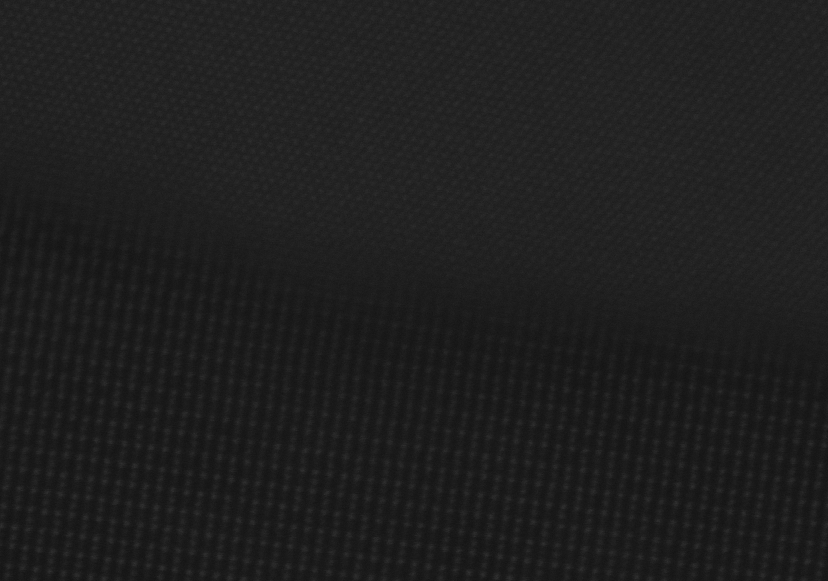
#> input picture test data/HAADF-test.tiff, 828 x 581 px
$ python -i filters.py   (imports and definitions only)
#> lines starting #> are read from the running program, lines starting #| are printed output that depends on the picture
import numpy as np
from scipy.fft import fft2, fftshift, ifftshift, ifft2
from scipy.signal import medfilt2d
from numba import njit, prange
import warnings

# Crop the input images if they are not square
# [11 lines left out: function crop_to_square, not called in this run]

def pad_to_square(img):
    '''
    Pad the input images to be square by adding zeros on the right and bottom sides
    '''
    # Get current dimensions
    rows, cols = img.shape

    # Determine the maximum dimension
    max_dim = max(rows, cols)

    # Calculate padding for rows and columns
    row_padding = max_dim - rows
    col_padding = max_dim - cols

    # Apply padding using np.pad()
    # Pad bottom for rows, and right for columns
    padded_arr = np.pad(img, ((0, row_padding), (0, col_padding)), mode='constant', constant_values=0)

    return padded_arr


# For radial integration, convert image indices to polar coordinates
def img_to_polar(img):
    # Feed an image array, generate a polar indices array
    y, x = np.indices(img.shape)
    center = img.shape[0] // 2, img.shape[1] // 2
    x = x - center[0]
    y = y - center[1]
    rho = np.hypot(y, x) # calculate sqrt(x**2 + y**2)
    #rho = rho.astype(int) # Convert rho to int for simplicity
    #phi = np.arctan2(y, x) # Don't need this
    return rho # rho is the radial distance

# Gaussian low pass filter
# [78 lines left out: functions gaussian_lowpass, bw_lowpass, not called in this run]

# Radial integration
def radial_integration(img, bin=1, return_masks = False):
    # Get the polar indices array
    r = img_to_polar(img)

    r_max = np.max(r)
    # Get the bin indices for each pixel
    bins = np.arange(0, r_max+bin, bin)
    bin_indices = np.digitize(r, bins) - 1
    bins = bins[:img.shape[0]//2] # Limit the bins to half the image size
    # Sum values in each bin
    radial_profile = np.bincount(bin_indices.flatten(), weights=img.flatten(), minlength=len(bins))
    radial_profile = radial_profile[:len(bins)-1]


    # # Sum the image values within each bin
    # radial_profile = np.array([img[bin_indices == i].mean() for i in range(len(bins)-1)])

    if return_masks:
        # Create masks for each bin
        bin_range = np.arange(len(bins)-1)
        masks = (bin_indices == bin_range[:, None, None])
        # masks = np.zeros((len(bins)-1, img.shape[0], img.shape[1]), dtype=bool)
        # for i in range(len(bins)-1):
        #     masks[i][bin_indices == i] = True
        return bins[:-1], radial_profile, masks
    else:
        return bins[:-1], radial_profile


# Function to get an averaged background from a real-space HR image

def get_avg_background(img, delta=5):
    """
    img: 2D array of real-space HR image data
    delta: a threashold for background averaging
    """
    # Get the polar indices array
    #r = img_to_polar(img)
    y, x = np.indices(img.shape)
    center = (img.shape[0] + 1) / 2, (img.shape[1] +1 ) / 2
    x = x - center[0]
    y = y - center[1]
    r = np.hypot(y, x)

    # Get a Butterworth filter on image to remove the edge effect
    noedgebw = 1/(1+0.414*(r/(0.4 * r.shape[0]))**(2*12))
    noedgeimg = img * noedgebw
    f_noedge = fftshift(fft2(noedgeimg))
    # Light filter the FFT for processing
    f_mag = medfilt2d(np.abs(f_noedge),kernel_size=5)

    # Get the radial integration and masks

    _, f_mean, masks = radial_integration(f_mag, return_masks=True)

    f_mag = remove_peaks_bin(f_mag, masks, f_mean, delta=delta)

    return f_mag


@njit(parallel=True, fastmath=True)
def remove_peaks_bin(img, masks, means, delta=5):
    """
    Optimized version that pre-extracts ROI coordinates for faster iteration.
    """
    delta_factor = 1.0 + delta / 100.0
    img_out = img.copy()

    for i in prange(len(means)):
        if means[i] <= 0:
            continue

        mask = masks[i]
        mean_val = means[i] * delta_factor
        diff_pc = np.inf
        iter_count = 0
        max_iter = 100

        # Extract ROI data
        roi = []
        roi_coords = []
        for y in range(mask.shape[0]):
            for x in range(mask.shape[1]):
                if mask[y, x]:
                    roi.append(img[y, x])
                    roi_coords.append((y,x))

        if not roi:
            continue  # Skip empty masks

        while diff_pc > delta and mean_val > 0 and iter_count < max_iter:
            sum_roi = 0
            count = len(roi_coords)
            for point in roi:
                if point > mean_val:
                    point = mean_val
                sum_roi += point
            # Calculate new mean
            new_mean = (sum_roi / count) * delta_factor

            # Calculate percentage difference
            if mean_val > 1e-10:
                diff_pc = abs((new_mean - mean_val) / mean_val) * 100.0
            else:
                diff_pc = 0.0

            mean_val = new_mean
            iter_count += 1

        # Write the final mean value to the image
        for coord in roi_coords:
            y, x = coord
            img_out[y, x] = mean_val

    return img_out


# Wiener filter function
def wiener_filter(img, delta=5, lowpass=True, lowpass_cutoff=0.3, lowpass_order=2):
    """
    Wiener filter for HRTEM images
    img: the image data array
    delta: a threashold for background averaging
    lowpass: also apply a lowpass filter after filtering
    lowpass_cutoff: a cutoff ratio in frequency domain for the lowpass
    lowpass_order: order for the Butterworth filter; smaller int retults more tapered cutoff
    Return: filtered image array and difference
    """
    img_shape = img.shape
    if img_shape[0] != img_shape[1]:
        img = pad_to_square(img)

    f_img = fftshift(fft2(img))
    fu = np.abs(f_img)
    fa = get_avg_background(img, delta=delta)
    fu_squared = np.square(fu)
    fa_squared = np.square(fa)
    wf = (fu_squared - fa_squared)/fu_squared
    wf[wf<0] = 0
    f_img_wf = f_img * wf
    img_wf_padded = ifft2(ifftshift(f_img_wf)).real
    img_wf = img_wf_padded[:img_shape[0], :img_shape[1]]
    img = img[:img_shape[0], :img_shape[1]]
    if lowpass:
        img_wf = bw_lowpass(img_wf, lowpass_order, lowpass_cutoff)
    img_wf = np.single(img_wf)
    img_diff = img - img_wf
    return img_wf, img_diff

# Average background subtraction filter function
# [94 lines left out: functions abs_filter, nlfilter, apply_filter, not called in this run]

>>> import cv2
>>> picture = cv2.imread('../../test data/HAADF-test.tiff', cv2.IMREAD_GRAYSCALE)
#> picture is the input picture: shape (581, 828); min 18, max 49, mean 30.9
>>> result = wiener_filter(picture)
#> in pad_to_square, `padded_arr = np.pad(img, ((0, row_padding), (0, col_padding)), mode='c..`:
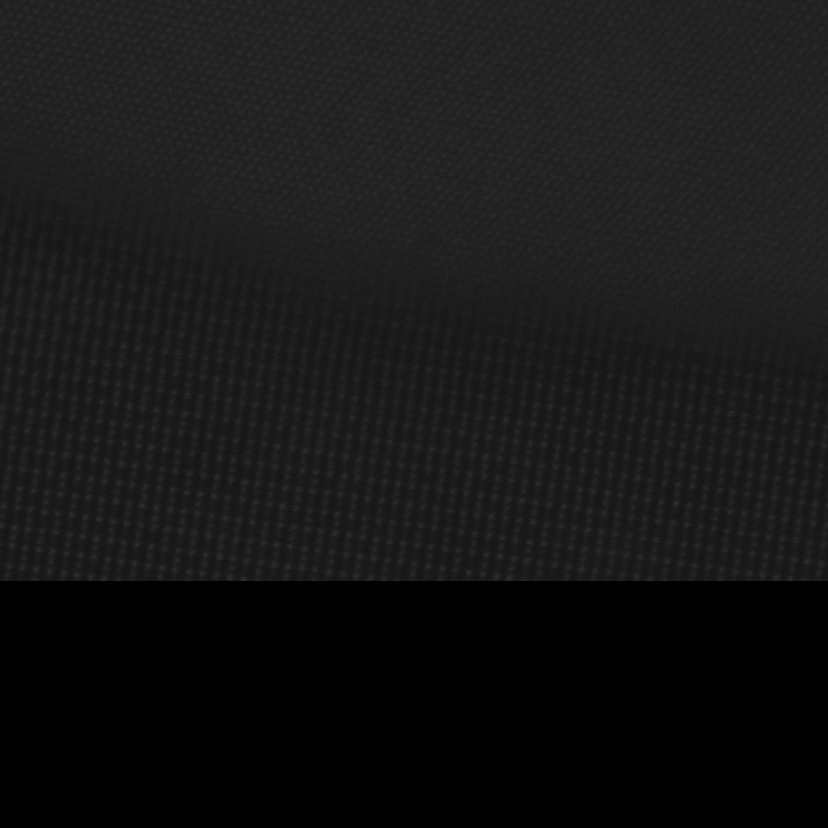
#> padded_arr: shape (828, 828); min 0, max 49, mean 21.7
#> in get_avg_background, `r = np.hypot(y, x)`:
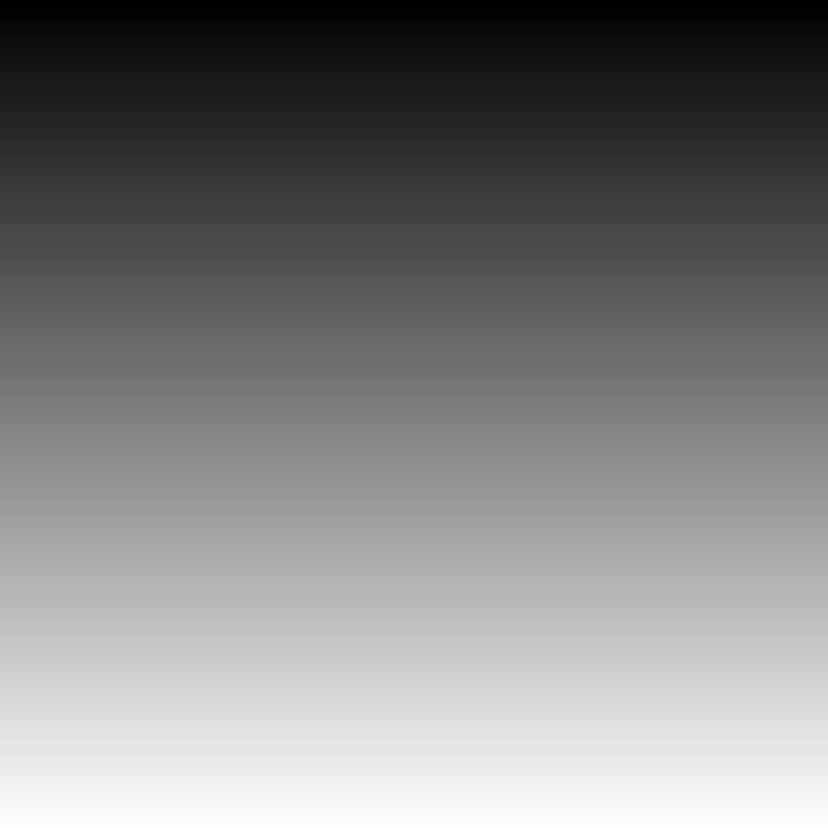
#> y: shape (828, 828) float64; min -414.5, max 412.5, mean -1; drawn with min black and max white
#> in get_avg_background, `noedgeimg = img * noedgebw`:
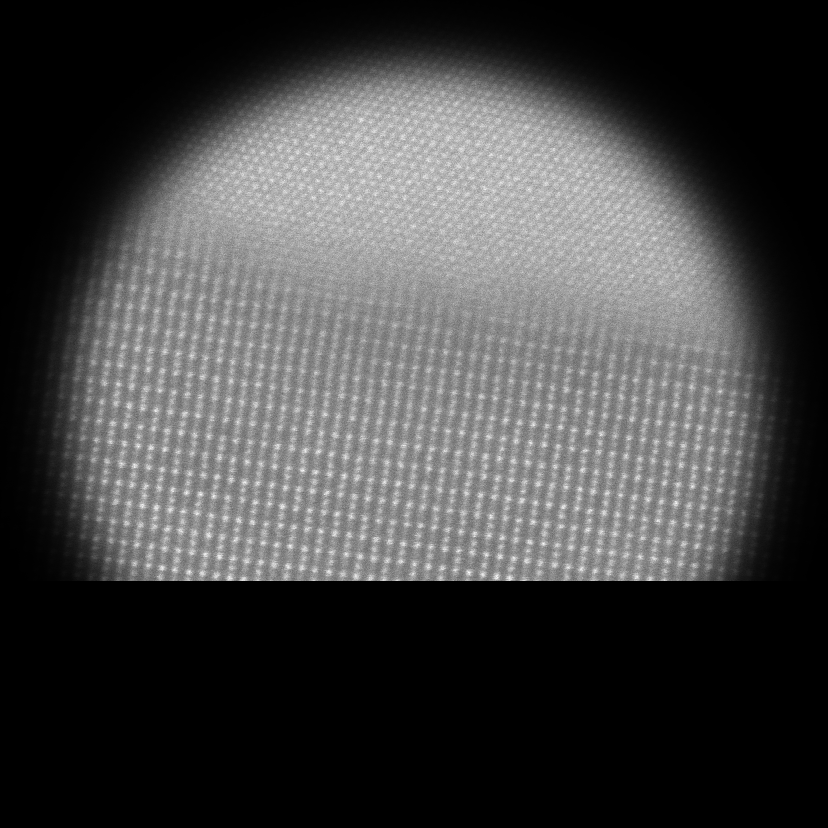
#> noedgeimg: shape (828, 828) float64; min 0, max 48.69, mean 13; drawn with min black and max white
#> in radial_integration, `r = img_to_polar(img)`:
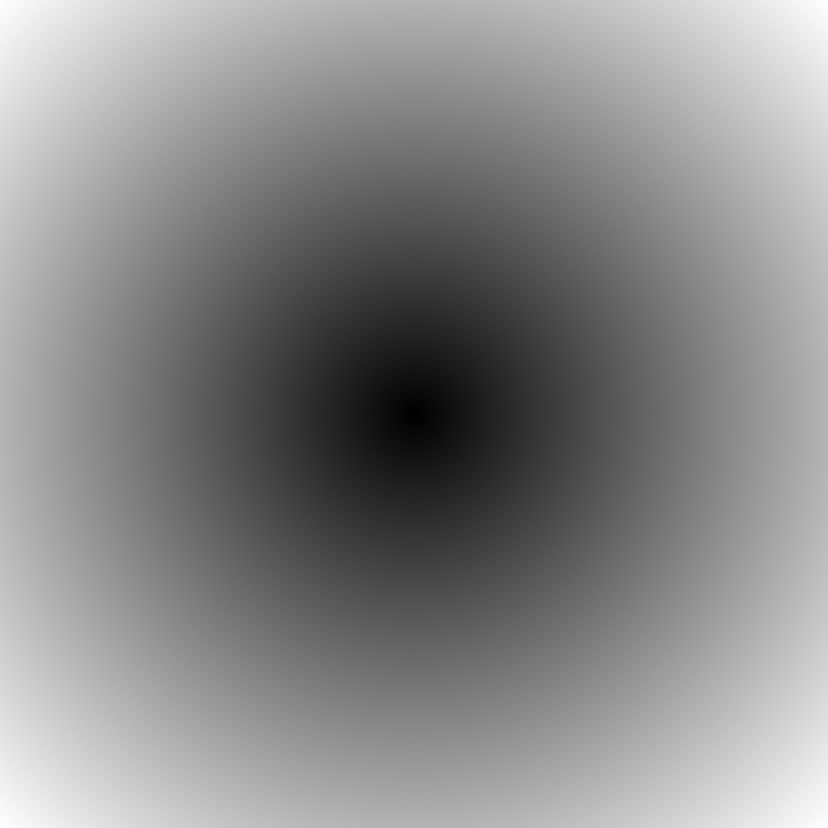
#> r: shape (828, 828) float64; min 0, max 585.5, mean 316.8; drawn with min black and max white
#> in radial_integration, `r_max = np.max(r)`: r_max = 585.5
#> in radial_integration, `radial_profile = np.bincount(bin_indices.flatten(), weights=img.flatte..`: radial_profile = 586 values, max 10081168.7 at index 2, min 0 at index 585, mean 1061624.8
#> in radial_integration, `radial_profile = radial_profile[:len(bins)-1]`: radial_profile = 413 values, max 10081168.7 at index 2, min 540291.6 at index 27, mean 1264801.1
#> in get_avg_background, `_, f_mean, masks = radial_integration(f_mag, return_masks=True)`: f_mean has the same summary as radial_profile in radial_integration
#> (the run stopped early here; a loop or call above may not have finished)
